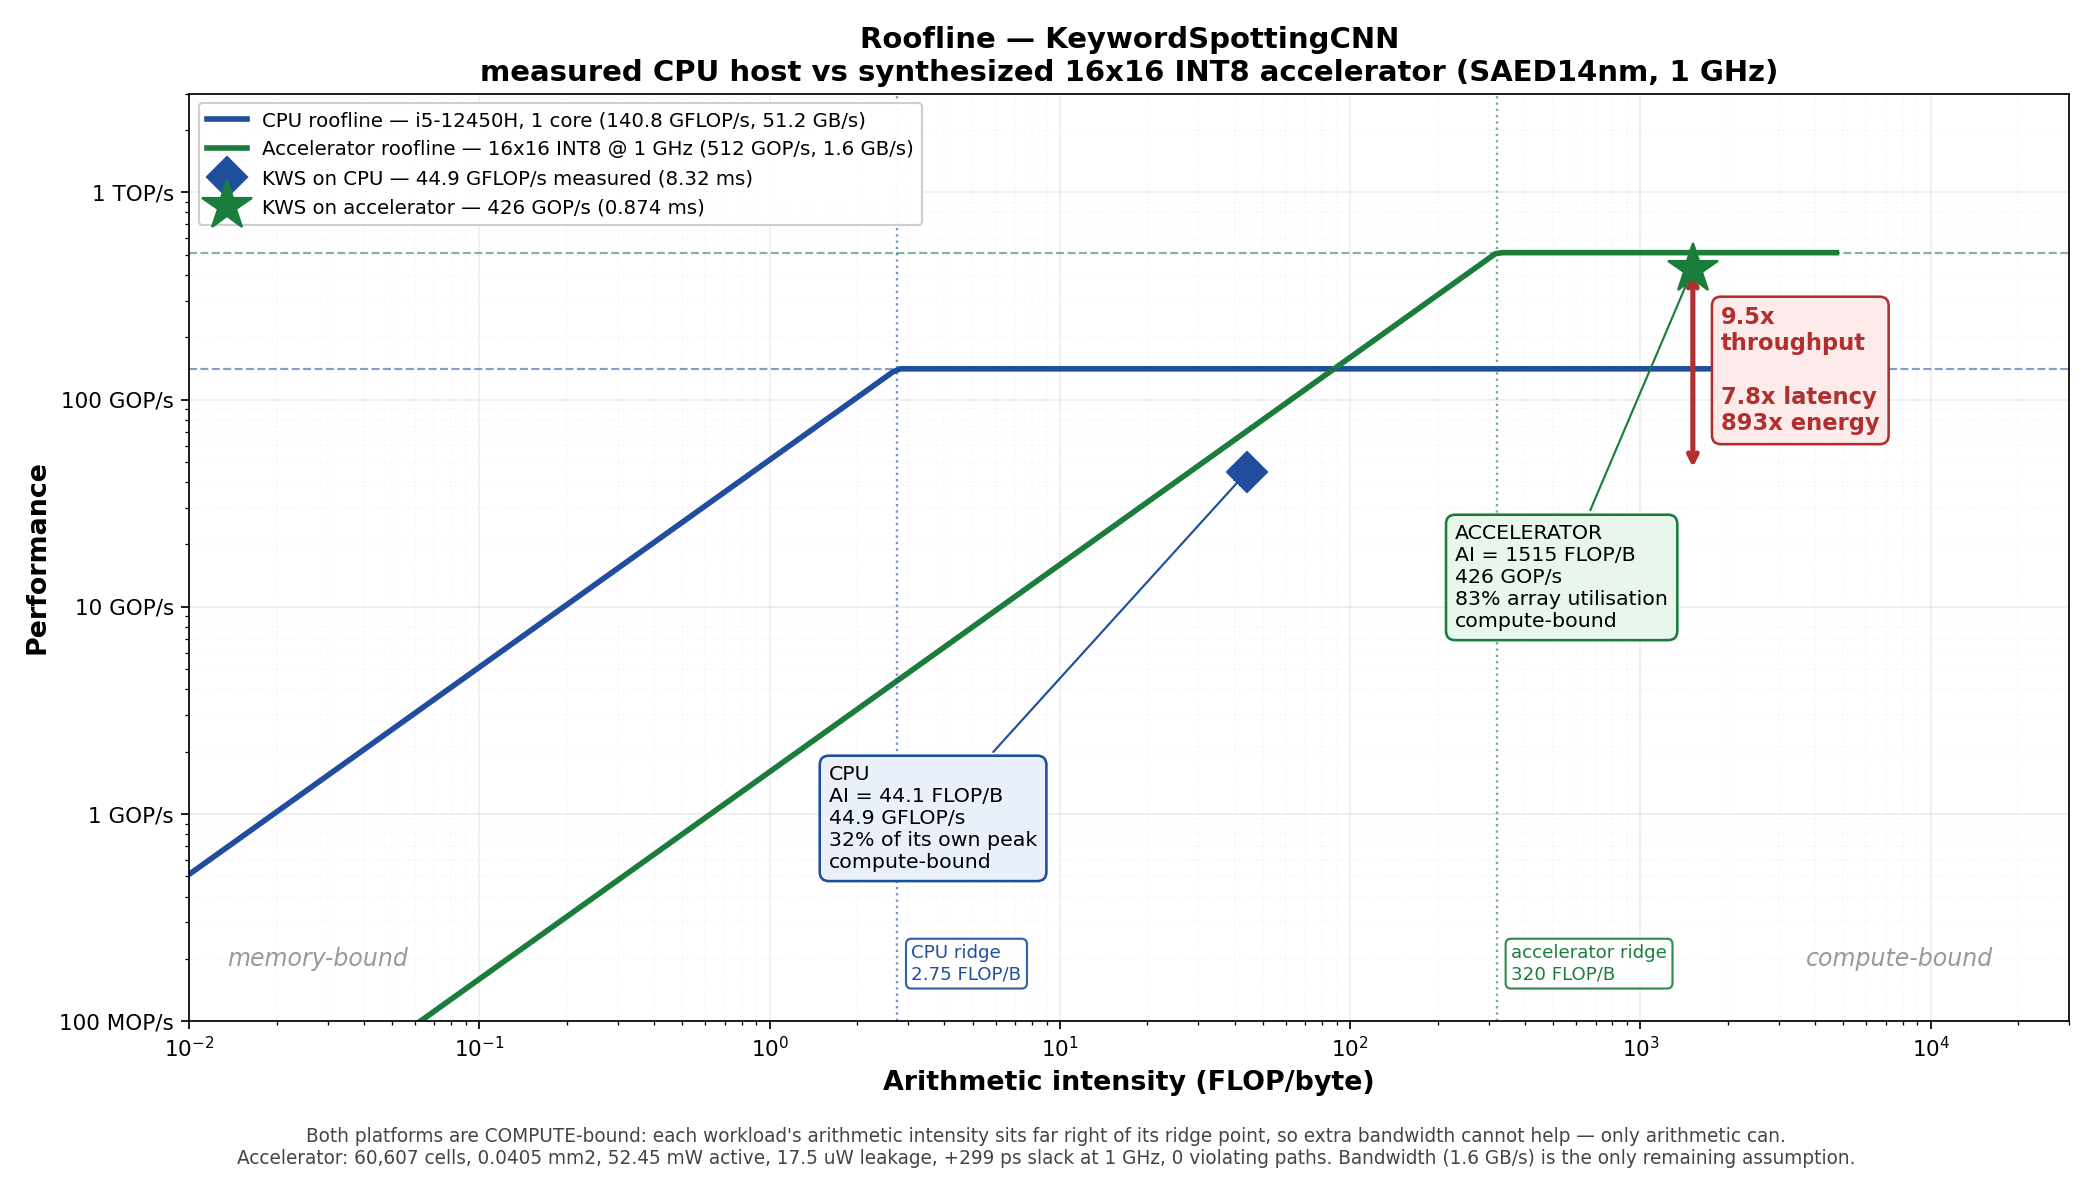

This figure's Python source:
"""
Final roofline: measured CPU host vs the SYNTHESIZED INT8 accelerator.

Every number here is measured, not projected. That is what separates this plot
from the earlier ones in this folder:

  CPU   peak          140.8 GFLOP/s   i5-12450H, one P-core: 8 AVX2 lanes
                                      x 2 FMA units x 2 flop x 4.4 GHz
  CPU   bandwidth      51.2 GB/s      2 x DDR4-3200, dual channel (confirmed
                                      from Profiling/host_vitals.txt)
  CPU   achieved        44.9 GFLOP/s  373.5 MFLOP / 8.32 ms, median of 800
  ACCEL peak           512 GOP/s      256 INT8 MACs x 2 x 1 GHz; 1 GHz CLOSES
                                      in Genus with +299 ps slack, 0 violations
  ACCEL achieved       426 GOP/s      83.2% array utilisation from the
                                      cycle-accurate sequencer model
  ACCEL bandwidth       1.6 GB/s      host interface assumption (only hypothesis
                                      left in the plot)

Writes Profiling/roofline_final.png.

    python Profiling/roofline_final.py
"""

import matplotlib
matplotlib.use("Agg")
import matplotlib.pyplot as plt
from matplotlib.ticker import FuncFormatter

# --- measured -------------------------------------------------------------
CPU_PEAK, CPU_BW, CPU_ACHIEVED, CPU_AI = 140.8, 51.2, 44.9, 44.14
ACC_PEAK, ACC_BW, ACC_ACHIEVED, ACC_AI = 512.0, 1.6, 426.0, 1515.0

CPU_RIDGE = CPU_PEAK / CPU_BW
ACC_RIDGE = ACC_PEAK / ACC_BW

XS = [10 ** (i / 40) for i in range(-80, 148)]


def fmt(v, _):
    if v >= 1000:
        return f"{v/1000:g} TOP/s"
    if v >= 1:
        return f"{v:g} GOP/s"
    return f"{v*1000:g} MOP/s"


fig, ax = plt.subplots(figsize=(13.5, 7.6))
ax.set_xscale("log")
ax.set_yscale("log")

ax.plot(XS, [min(CPU_PEAK, CPU_BW * x) for x in XS], color="#1f4e9c", lw=2.6,
        label=f"CPU roofline — i5-12450H, 1 core ({CPU_PEAK:.1f} GFLOP/s, "
              f"{CPU_BW:.1f} GB/s)")
ax.plot(XS, [min(ACC_PEAK, ACC_BW * x) for x in XS], color="#1a7d3c", lw=2.6,
        label=f"Accelerator roofline — 16x16 INT8 @ 1 GHz "
              f"({ACC_PEAK:.0f} GOP/s, {ACC_BW:.1f} GB/s)")

ax.axhline(CPU_PEAK, color="#1f4e9c", ls="--", lw=1.0, alpha=0.55)
ax.axhline(ACC_PEAK, color="#1a7d3c", ls="--", lw=1.0, alpha=0.55)
ax.axvline(CPU_RIDGE, color="#1f4e9c", ls=":", lw=1.1, alpha=0.6)
ax.axvline(ACC_RIDGE, color="#1a7d3c", ls=":", lw=1.1, alpha=0.6)

ax.plot([CPU_AI], [CPU_ACHIEVED], "D", ms=13, color="#1f4e9c", zorder=6,
        label=f"KWS on CPU — {CPU_ACHIEVED:.1f} GFLOP/s measured (8.32 ms)")
ax.plot([ACC_AI], [ACC_ACHIEVED], "*", ms=24, color="#1a7d3c", zorder=6,
        label=f"KWS on accelerator — {ACC_ACHIEVED:.0f} GOP/s (0.874 ms)")

box = dict(boxstyle="round,pad=0.45", fc="#eaf0fa", ec="#1f4e9c", lw=1.2)
ax.annotate(f"CPU\nAI = {CPU_AI:.1f} FLOP/B\n{CPU_ACHIEVED:.1f} GFLOP/s\n"
            f"32% of its own peak\ncompute-bound",
            xy=(CPU_AI, CPU_ACHIEVED), xytext=(1.6, 0.55), fontsize=9.5,
            bbox=box, arrowprops=dict(arrowstyle="->", color="#1f4e9c"))

box = dict(boxstyle="round,pad=0.45", fc="#e8f6ec", ec="#1a7d3c", lw=1.2)
ax.annotate(f"ACCELERATOR\nAI = {ACC_AI:.0f} FLOP/B\n{ACC_ACHIEVED:.0f} GOP/s\n"
            f"83% array utilisation\ncompute-bound",
            xy=(ACC_AI, ACC_ACHIEVED), xytext=(230, 8), fontsize=9.5,
            bbox=box, arrowprops=dict(arrowstyle="->", color="#1a7d3c"))

ax.annotate("", xy=(ACC_AI, ACC_ACHIEVED), xytext=(ACC_AI, CPU_ACHIEVED),
            arrowprops=dict(arrowstyle="<->", color="#b03030", lw=2.4))
ax.text(ACC_AI * 1.25, (ACC_ACHIEVED * CPU_ACHIEVED) ** 0.5,
        f"9.5x\nthroughput\n\n7.8x latency\n893x energy",
        fontsize=10.5, color="#b03030", fontweight="bold", va="center",
        bbox=dict(boxstyle="round,pad=0.4", fc="#fdeaea", ec="#b03030", lw=1.2))

ax.text(CPU_RIDGE * 1.12, 0.16, f"CPU ridge\n{CPU_RIDGE:.2f} FLOP/B",
        fontsize=8.5, color="#1f4e9c",
        bbox=dict(boxstyle="round,pad=0.3", fc="white", ec="#1f4e9c", alpha=0.9))
ax.text(ACC_RIDGE * 1.12, 0.16, f"accelerator ridge\n{ACC_RIDGE:.0f} FLOP/B",
        fontsize=8.5, color="#1a7d3c",
        bbox=dict(boxstyle="round,pad=0.3", fc="white", ec="#1a7d3c", alpha=0.9))

ax.text(0.02, 0.06, "memory-bound", transform=ax.transAxes, fontsize=11,
        color="#999999", style="italic")
ax.text(0.86, 0.06, "compute-bound", transform=ax.transAxes, fontsize=11,
        color="#999999", style="italic")

ax.set_xlabel("Arithmetic intensity (FLOP/byte)", fontsize=12.5, fontweight="bold")
ax.set_ylabel("Performance", fontsize=12.5, fontweight="bold")
ax.set_title("Roofline — KeywordSpottingCNN\n"
             "measured CPU host vs synthesized 16x16 INT8 accelerator "
             "(SAED14nm, 1 GHz)",
             fontsize=13.5, fontweight="bold")
ax.yaxis.set_major_formatter(FuncFormatter(fmt))
ax.grid(True, which="major", ls="-", alpha=0.22)
ax.grid(True, which="minor", ls=":", alpha=0.10)
ax.set_xlim(1e-2, 3e4)
ax.set_ylim(0.1, 3e3)
ax.legend(loc="upper left", fontsize=9.2, framealpha=0.95)

fig.text(0.5, 0.012,
         "Both platforms are COMPUTE-bound: each workload's arithmetic "
         "intensity sits far right of its ridge point, so extra bandwidth "
         "cannot help — only arithmetic can.\n"
         "Accelerator: 60,607 cells, 0.0405 mm2, 52.45 mW active, 17.5 uW "
         "leakage, +299 ps slack at 1 GHz, 0 violating paths. "
         "Bandwidth (1.6 GB/s) is the only remaining assumption.",
         ha="center", fontsize=8.6, color="#444444")

fig.tight_layout(rect=[0, 0.045, 1, 1])
out = "Profiling/roofline_final.png"
fig.savefig(out, dpi=155)
print(f"Wrote {out}")
print(f"  CPU         AI {CPU_AI:8.2f}  {CPU_ACHIEVED:7.1f} GFLOP/s  "
      f"ridge {CPU_RIDGE:6.2f}  -> compute-bound")
print(f"  accelerator AI {ACC_AI:8.0f}  {ACC_ACHIEVED:7.0f} GOP/s    "
      f"ridge {ACC_RIDGE:6.0f}  -> compute-bound")
print(f"  throughput ratio {ACC_ACHIEVED/CPU_ACHIEVED:.1f}x")
